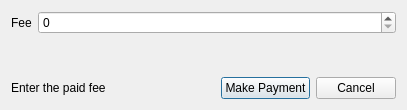
<?xml version="1.0" encoding="UTF-8"?>
<ui version="4.0">
 <class>AddTransaction</class>
 <widget class="QDialog" name="AddTransaction">
  <property name="geometry">
   <rect>
    <x>0</x>
    <y>0</y>
    <width>407</width>
    <height>110</height>
   </rect>
  </property>
  <property name="windowTitle">
   <string>Make Payment</string>
  </property>
  <layout class="QVBoxLayout" name="verticalLayout">
   <item>
    <layout class="QHBoxLayout" name="horizontalLayout">
     <item>
      <widget class="QLabel" name="label_2">
       <property name="sizePolicy">
        <sizepolicy hsizetype="Maximum" vsizetype="Preferred">
         <horstretch>0</horstretch>
         <verstretch>0</verstretch>
        </sizepolicy>
       </property>
       <property name="text">
        <string>Fee</string>
       </property>
      </widget>
     </item>
     <item>
      <widget class="QSpinBox" name="spinBox"/>
     </item>
    </layout>
   </item>
   <item>
    <spacer name="verticalSpacer">
     <property name="orientation">
      <enum>Qt::Vertical</enum>
     </property>
     <property name="sizeHint" stdset="0">
      <size>
       <width>20</width>
       <height>40</height>
      </size>
     </property>
    </spacer>
   </item>
   <item>
    <layout class="QHBoxLayout" name="horizontalLayout_2">
     <item>
      <widget class="QLabel" name="label">
       <property name="text">
        <string>Enter the paid fee</string>
       </property>
      </widget>
     </item>
     <item>
      <spacer name="horizontalSpacer">
       <property name="orientation">
        <enum>Qt::Horizontal</enum>
       </property>
       <property name="sizeHint" stdset="0">
        <size>
         <width>40</width>
         <height>20</height>
        </size>
       </property>
      </spacer>
     </item>
     <item>
      <widget class="QPushButton" name="pushButton_2">
       <property name="text">
        <string>Make Payment</string>
       </property>
      </widget>
     </item>
     <item>
      <widget class="QPushButton" name="pushButton">
       <property name="text">
        <string>Cancel</string>
       </property>
      </widget>
     </item>
    </layout>
   </item>
  </layout>
 </widget>
 <resources/>
 <connections/>
</ui>
